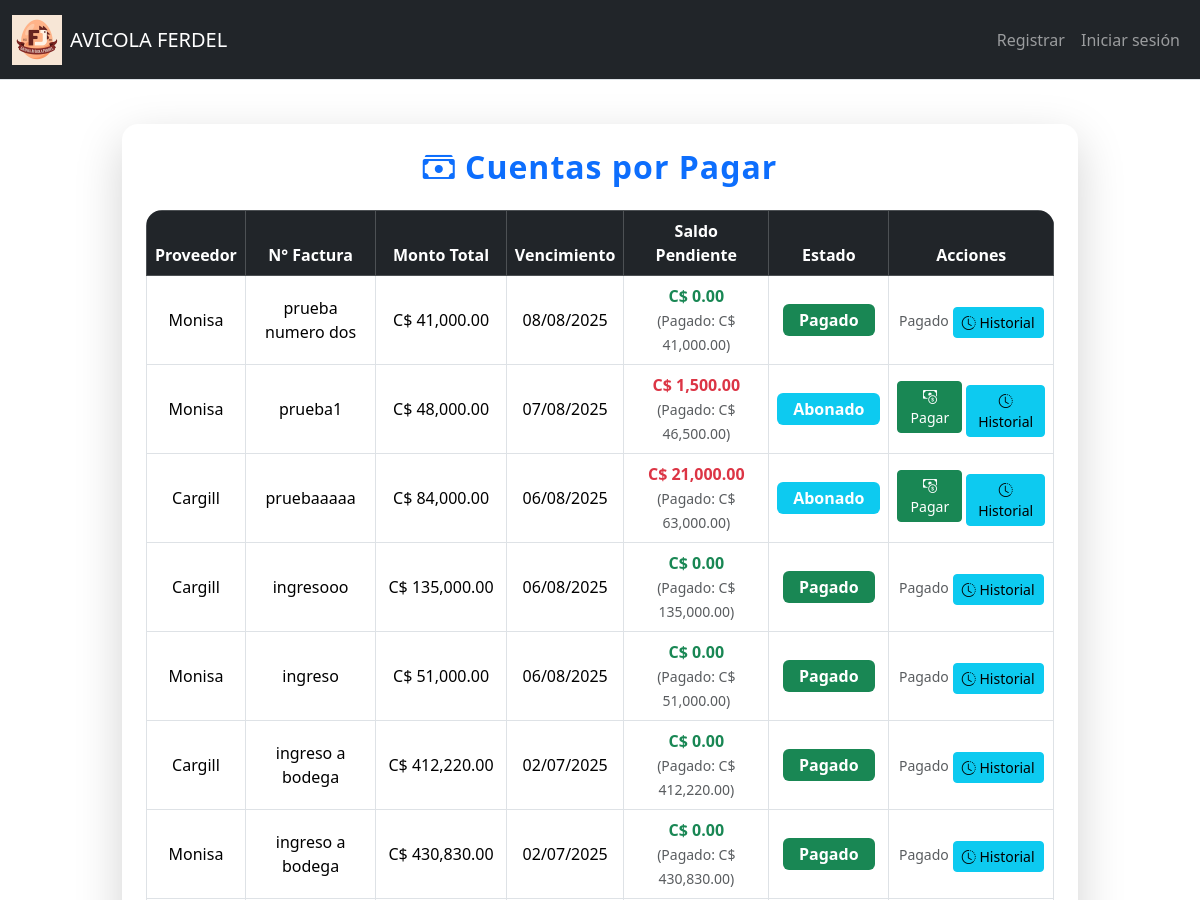
The app's page /pagos (upper part), older data.
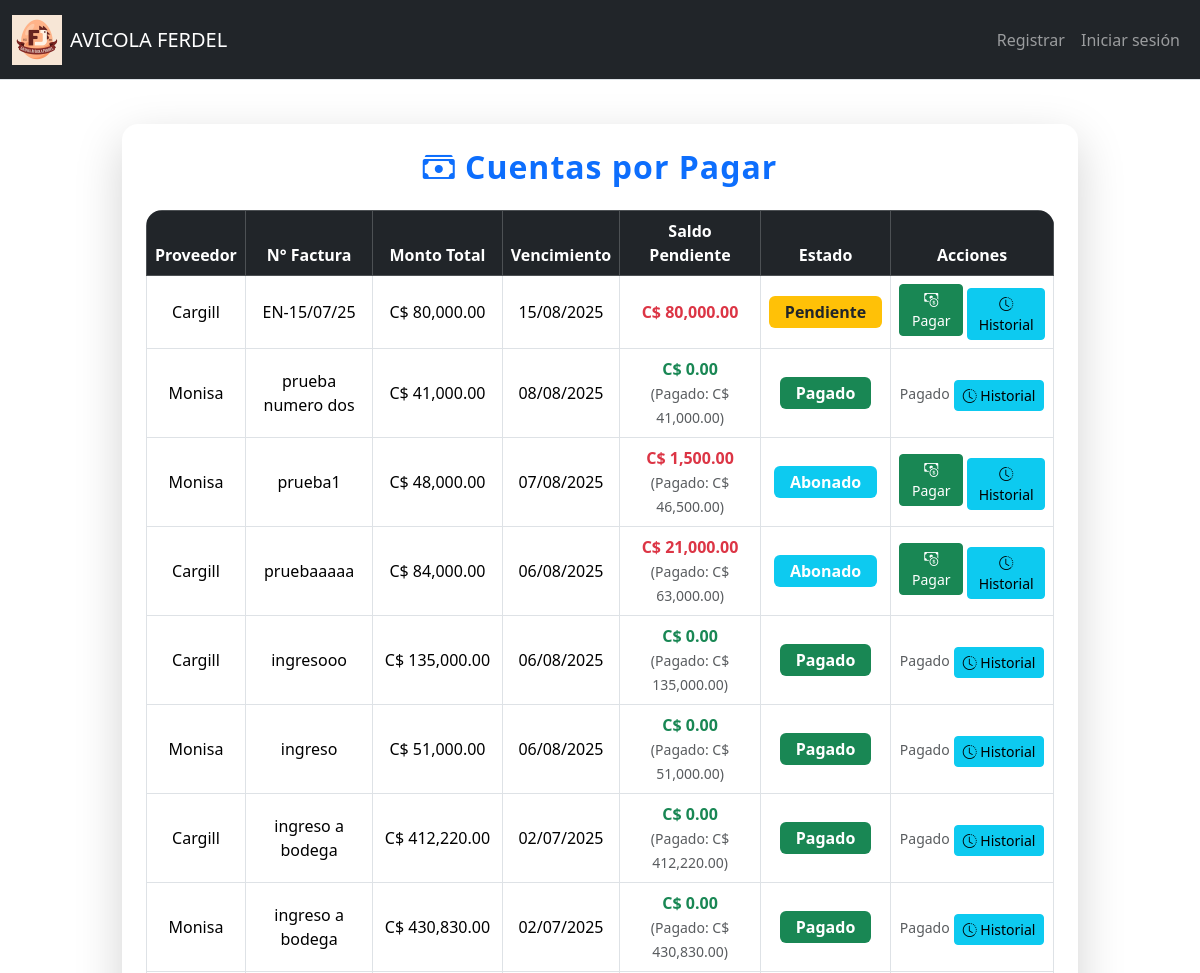
The same page, newer data.
### tables this page shows
CREATE TABLE Cuentas_Por_Pagar (
    ID_Cuenta INTEGER PRIMARY KEY AUTOINCREMENT,
    ID_Movimiento INTEGER,
    Fecha DATE,
    ID_Proveedor INTEGER,
    Num_Documento TEXT,
    Observacion TEXT,
    Fecha_Vencimiento DATE,
    Tipo_Movimiento INTEGER,
    Monto_Movimiento NUMERIC,
    IVA NUMERIC,
    Retencion NUMERIC,
    ID_Empresa INTEGER, Saldo_Pendiente NUMERIC(12,2) DEFAULT 0,
    FOREIGN KEY (ID_Proveedor) REFERENCES Proveedores(ID_Proveedor),
    FOREIGN KEY (ID_Empresa) REFERENCES Empresa(ID_Empresa)
);

CREATE TABLE Proveedores (
    ID_Proveedor INTEGER PRIMARY KEY AUTOINCREMENT,
    Nombre TEXT NOT NULL,
    Telefono TEXT,
    Direccion TEXT,
    RUC_CEDULA TEXT
);

### app.py (the view)
@app.route("/pagos", methods=["GET"])
def pagos():
    try:
        cuentas = db.execute("""
            SELECT
                cpp.ID_Cuenta,
                cpp.ID_Movimiento,
                cpp.Num_Documento AS Factura,
                p.Nombre AS Proveedor,
                cpp.Monto_Movimiento,
                cpp.Saldo_Pendiente,
                cpp.Fecha_Vencimiento AS Fecha_Vencimiento_Original,
                strftime('%d/%m/%Y', cpp.Fecha_Vencimiento) AS Fecha_Vencimiento_Formateada,
                CASE
                    WHEN cpp.Saldo_Pendiente <= 0 THEN 'Pagado'
                    WHEN cpp.Saldo_Pendiente < cpp.Monto_Movimiento THEN 'Abonado'
                    ELSE 'Pendiente'
                END AS Estado
            FROM Cuentas_Por_Pagar cpp
            JOIN Proveedores p ON cpp.ID_Proveedor = p.ID_Proveedor
            ORDER BY cpp.ID_Cuenta DESC
        """)
        return render_template("pagos.html", cuentas=cuentas)
    except Exception as e:
        flash(f"❌ Error al cargar los pagos: {str(e)}", "danger")
        app.logger.error(f"Error en pagos: {str(e)}")
        return redirect(url_for("home"))

### app.py (called while the page is built)
@app.after_request
def after_request(response):
    response.headers["Cache-Control"] = "no-cache, no-store, must-revalidate"
    response.headers["Expires"] = 0
    response.headers["Pragma"] = "no-cache"
    return response

### Templates/pagos.html (shortened to what the changed rows need)
{% extends "layout.html" %}
{% block main %}
<div class="container" style="max-width: 980px; margin-top: 32px;">
    <div class="card shadow-lg border-0 rounded-4">
        <div class="card-body p-4">
            <h2 class="text-center mb-4 text-primary" style="font-weight: 700; letter-spacing: 1px;">
                <i class="bi bi-cash-stack"></i> Cuentas por Pagar
            </h2>
            <div class="table-responsive rounded-4">
                <table class="table table-hover table-bordered align-middle mb-0">
                    <thead class="table-dark">
                        <tr>
                            <th class="text-center">Proveedor</th>
                            <th class="text-center">N° Factura</th>
                            <th class="text-center">Monto Total</th>
                            <th class="text-center">Vencimiento</th>
                            <th class="text-center">Saldo Pendiente</th>
                            <th class="text-center">Estado</th>
                            <th class="text-center">Acciones</th>
                        </tr>
                    </thead>
                    <tbody>
                        {% for cuenta in cuentas %}
                        <tr data-id-cuenta="{{ cuenta.ID_Cuenta }}">
                            <td class="text-center">{{ cuenta.Proveedor }}</td>
                            <td class="text-center">{{ cuenta.Factura }}</td>
                            <td class="text-center">{{ 'C$ ' ~ "{:,.2f}".format(cuenta.Monto_Movimiento) }}</td>
                            <td class="text-center">{{ cuenta.Fecha_Vencimiento_Formateada }}</td>
                            <td class="text-center">
                                <span class="saldo-pendiente {% if cuenta.Saldo_Pendiente > 0 %}text-danger fw-bold{% else %}text-success fw-bold{% endif %}">
                                    {{ 'C$ ' ~ "{:,.2f}".format(cuenta.Saldo_Pendiente) }}
                                </span>
                                {% if cuenta.Saldo_Pendiente < cuenta.Monto_Movimiento %}
                                <br>
                                <small class="text-muted">
                                    (Pagado: C$ {{ "{:,.2f}".format(cuenta.Monto_Movimiento - cuenta.Saldo_Pendiente) }})
                                </small>
                                {% endif %}
                            </td>
                            <td class="text-center estado">
                                {% if cuenta.Estado == 'Pendiente' %}
                                <span class="badge bg-warning text-dark py-2 px-3 fs-6">Pendiente</span>
                                {% elif cuenta.Estado == 'Pagado' %}
                                <span class="badge bg-success py-2 px-3 fs-6">Pagado</span>
                                {% else %}
                                <span class="badge bg-info py-2 px-3 fs-6">Abonado</span>
                                {% endif %}
                            </td>
                            <td class="text-center">
                                <div class="d-flex flex-column flex-md-row gap-1 justify-content-center align-items-center">
                                    {% if cuenta.Saldo_Pendiente > 0 %}
                                    <a href="{{ url_for('registrar_pago', id_cuenta=cuenta.ID_Cuenta) }}"
                                        class="btn btn-success btn-sm mb-1 btn-pagar" title="Registrar pago">
                                        <i class="bi bi-cash-coin"></i> Pagar
                                    </a>
                                    {% else %}
                                    <span class="text-muted small">Pagado</span>
                                    {% endif %}
                                    <a href="{{ url_for('historial_pagos_pagar', id_cuenta=cuenta.ID_Cuenta) }}"
                                        class="btn btn-info btn-sm mt-1" title="Ver historial de pagos">
                                        <i class="bi bi-clock-history"></i> Historial
                                    </a>
                                </div>
                            </td>
                        </tr>
                        {% else %}
                        <tr>
                            <td colspan="7" class="text-center py-4">
                                <i class="bi bi-info-circle-fill"></i> No hay cuentas por pagar registradas
                            </td>
                        </tr>
                        {% endfor %}
                    </tbody>
                </table>
            </div>
        </div>
    </div>
</div>
{% endblock %}

Row changes from the older to the newer data that the page shows:
added Cuentas_Por_Pagar: Proveedor "Cargill", Factura "EN-15/07/25", Monto_Movimiento "C$ 80,000.00", Fecha_Vencimiento_Formateada "15/08/2025", Saldo_Pendiente "C$ 80,000.00"
